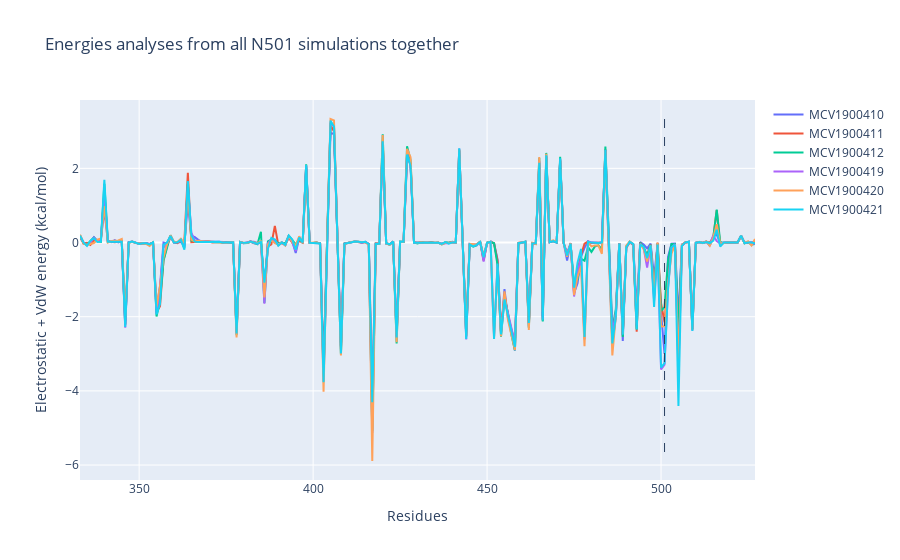
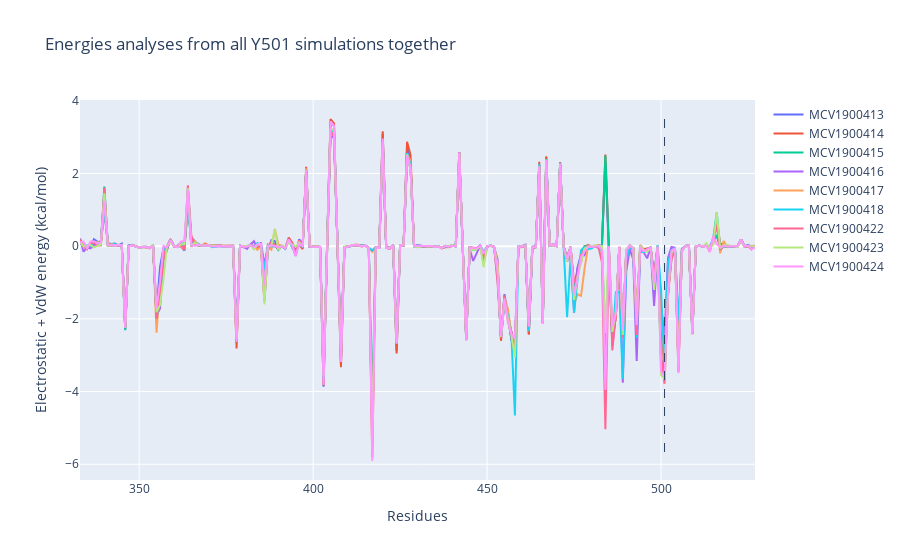

The notebook cell these images were saved under, in order:
### Markdown cell above
Get the energies per residue and prepare a graph for each residue 501 variant

### Code cell
# Make a plot for each group of simulations
# Overlap all energies for each group
simulation_groups = { 'N501': N501_simulations, 'Y501': Y501_simulations }
# Store energies data for further use
energies_data = { 'N501': [], 'Y501': [] }
for group_name, simulations in simulation_groups.items():
    # Make a scatter for each energies result
    data = []
    all_energies = []
    for simulation in simulations:
        accession = simulation['accession']
        # Get residue indices for residues in the energies analysis
        rbd_interaction_residues = get_interaction_residue_indices(accession)
        # Convert residue indices to reference numeration
        residue_reference_numbers = simulation['topology']['residue_reference_numbers']
        rbd_interaction_residue_refs = [ residue_reference_numbers[i] for i in rbd_interaction_residues ]
        # Get the energies data
        energies = get_energies_data(accession)
        # Store apart energies + interactions data for further use
        energies_data[group_name].append({ 'energies': energies, 'residues': rbd_interaction_residues })
        # Save all energies together
        all_energies += energies
        # Generate the corresponding line for the plot
        data.append(
            go.Scatter(
                x = rbd_interaction_residue_refs,
                y = energies,
                name = accession,
                #hovertemplate = 'Residue %{x} (%{text}): %{y:.4f}',
                #text = residue_names,
            )
        )
    # Set a vertical lines to mark the mutated residue
    mutated_residue_x = 501
    max_value = max(all_energies)
    min_value = min(all_energies)
    shapes = [{
        'type': 'line',
        'line':{
            'dash': 'dash',
            'width': 1,
        },
        'xref': 'x',
        'yref': 'y',
        'x0': mutated_residue_x,
        'y0': max_value,
        'x1': mutated_residue_x,
        'y1': min_value
    }]
    # Show the figure of all energies overlapped
    fig = go.Figure({
        "data": data,
        "layout": go.Layout(
            title='Energies analyses from all ' + group_name + ' simulations together',
            xaxis={'title': 'Residues'},
            yaxis={'title': 'Electrostatic + VdW energy (kcal/mol)'},
            shapes=shapes
        )
    })
    fig.show()

### Figure 1 — Plotly figure (JSON) as saved in the notebook; plotly's stock layout.template omitted (floating-point values rounded to 4 significant figures; data arrays with more than 128 entries replaced by an {"elided": "..."} marker saying what was removed)
{"data": [{"name": "MCV1900410", "type": "scatter", "x": {"elided": "195 int values"}, "y": {"elided": "195 float values"}}, {"name": "MCV1900411", "type": "scatter", "x": {"elided": "195 int values"}, "y": {"elided": "195 float values"}}, {"name": "MCV1900412", "type": "scatter", "x": {"elided": "195 int values"}, "y": {"elided": "195 float values"}}, {"name": "MCV1900419", "type": "scatter", "x": {"elided": "195 int values"}, "y": {"elided": "195 float values"}}, {"name": "MCV1900420", "type": "scatter", "x": {"elided": "195 int values"}, "y": {"elided": "195 float values"}}, {"name": "MCV1900421", "type": "scatter", "x": {"elided": "195 int values"}, "y": {"elided": "195 float values"}}], "layout": {"shapes": [{"line": {"dash": "dash", "width": 1}, "type": "line", "x0": 501, "x1": 501, "xref": "x", "y0": 3.331, "y1": -5.89, "yref": "y"}], "title": {"text": "Energies analyses from all N501 simulations together"}, "xaxis": {"title": {"text": "Residues"}}, "yaxis": {"title": {"text": "Electrostatic + VdW energy (kcal/mol)"}}}}

### Figure 2 — Plotly figure (JSON) as saved in the notebook; plotly's stock layout.template omitted (floating-point values rounded to 4 significant figures; data arrays with more than 128 entries replaced by an {"elided": "..."} marker saying what was removed)
{"data": [{"name": "MCV1900413", "type": "scatter", "x": {"elided": "195 int values"}, "y": {"elided": "195 float values"}}, {"name": "MCV1900414", "type": "scatter", "x": {"elided": "195 int values"}, "y": {"elided": "195 float values"}}, {"name": "MCV1900415", "type": "scatter", "x": {"elided": "195 int values"}, "y": {"elided": "195 float values"}}, {"name": "MCV1900416", "type": "scatter", "x": {"elided": "195 int values"}, "y": {"elided": "195 float values"}}, {"name": "MCV1900417", "type": "scatter", "x": {"elided": "195 int values"}, "y": {"elided": "195 float values"}}, {"name": "MCV1900418", "type": "scatter", "x": {"elided": "195 int values"}, "y": {"elided": "195 float values"}}, {"name": "MCV1900422", "type": "scatter", "x": {"elided": "195 int values"}, "y": {"elided": "195 float values"}}, {"name": "MCV1900423", "type": "scatter", "x": {"elided": "195 int values"}, "y": {"elided": "195 float values"}}, {"name": "MCV1900424", "type": "scatter", "x": {"elided": "195 int values"}, "y": {"elided": "195 float values"}}], "layout": {"shapes": [{"line": {"dash": "dash", "width": 1}, "type": "line", "x0": 501, "x1": 501, "xref": "x", "y0": 3.5, "y1": -5.91, "yref": "y"}], "title": {"text": "Energies analyses from all Y501 simulations together"}, "xaxis": {"title": {"text": "Residues"}}, "yaxis": {"title": {"text": "Electrostatic + VdW energy (kcal/mol)"}}}}
